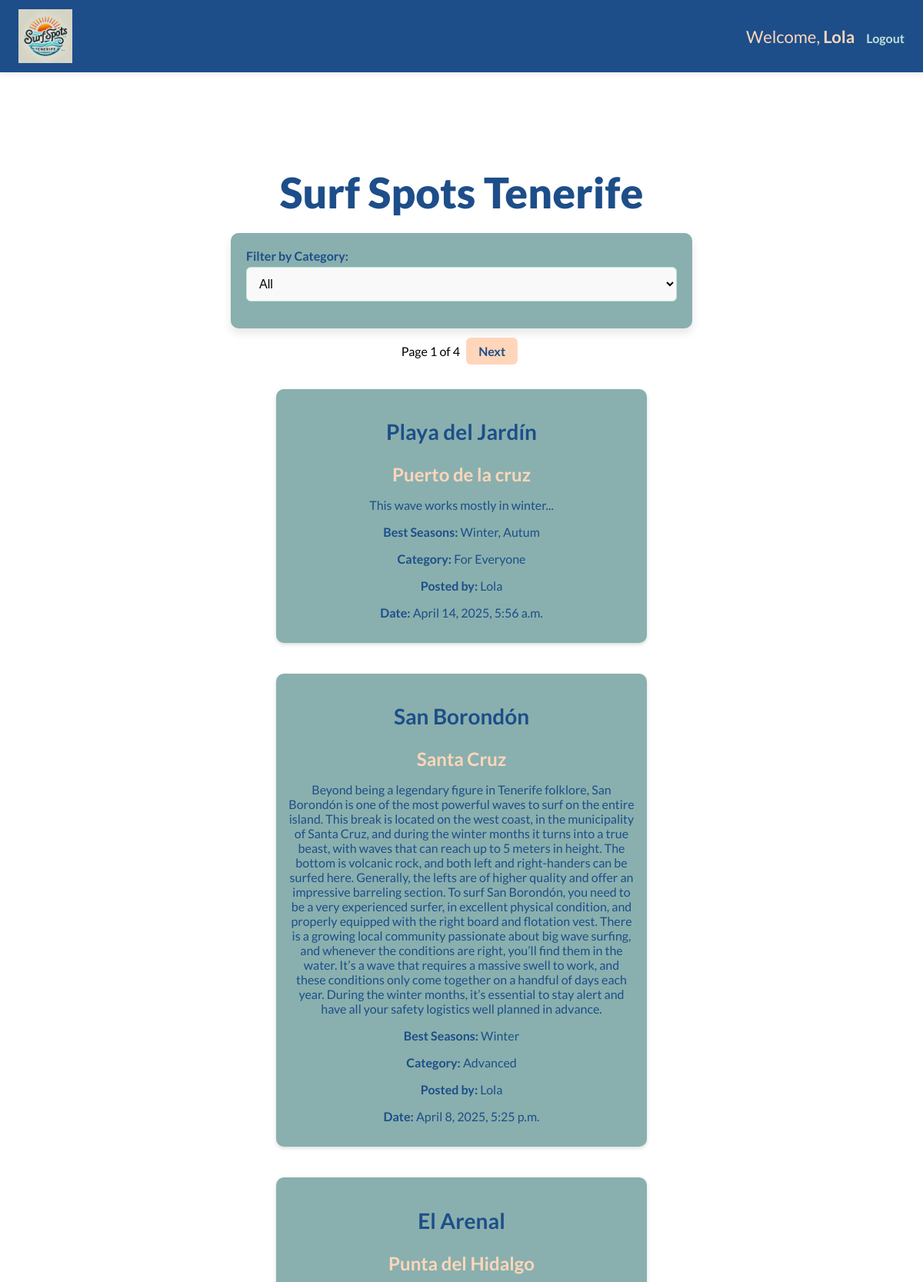
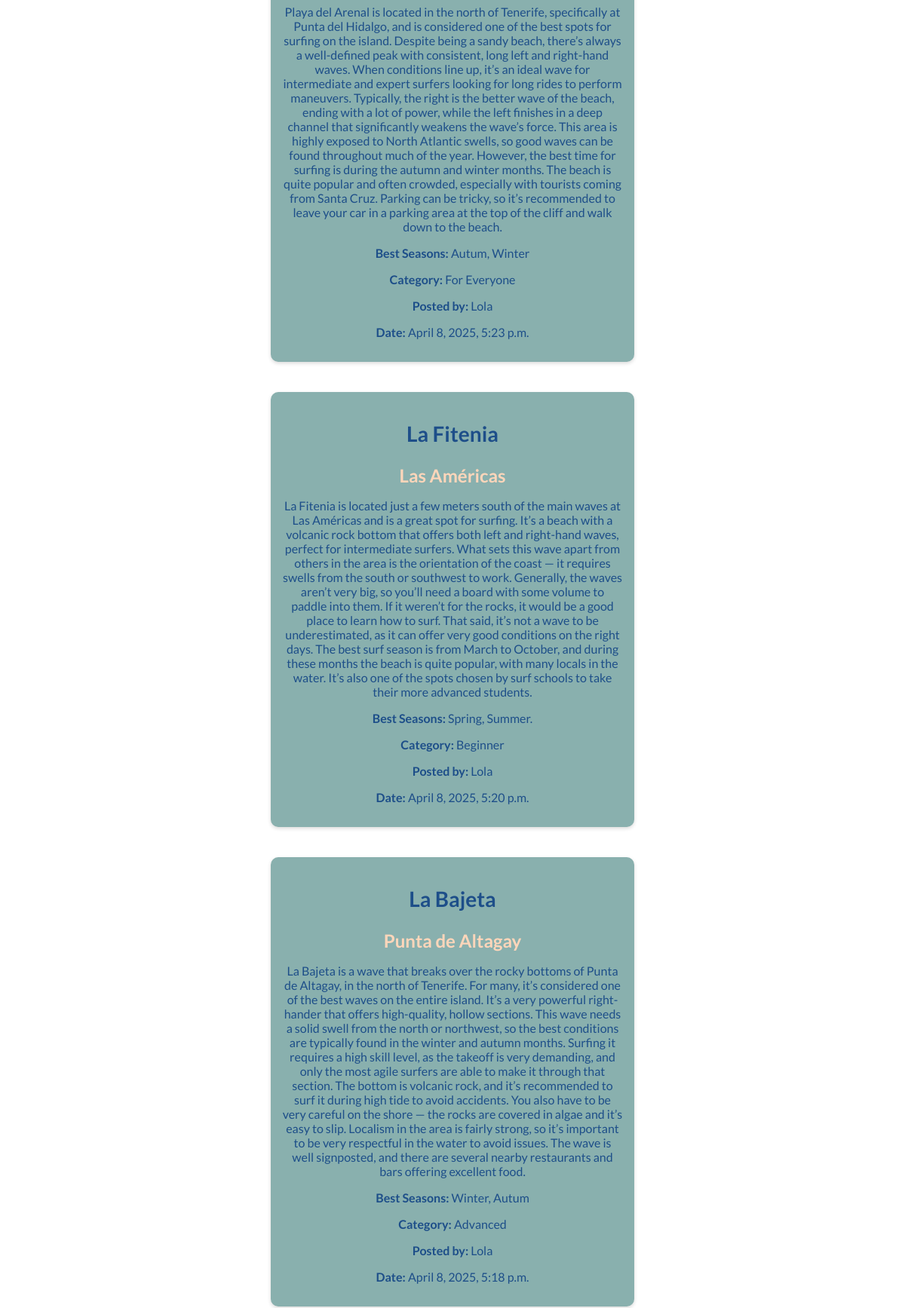
The app's page /users/home/ (signed in, upper part) with its own data (2 pictures, top to bottom).
### users_account/models.py (models this page shows, shortened)
class NovaUser(AbstractUser):
    pass

class SurfSpot(models.Model):
    CATEGORY_CHOICES = [
        ("Beginner", "Beginner"),
        ("Advanced", "Advanced"),
        ("For Everyone", "For Everyone"),
    ]
    title = models.CharField(max_length=50)
    location = models.CharField(max_length=50)
    description = models.TextField()
    best_seasons = models.CharField(max_length=300, blank=True, null=True)
    category = models.CharField(max_length=20, choices=CATEGORY_CHOICES, default="For Everyone") # New category field
    user = models.ForeignKey(settings.AUTH_USER_MODEL, on_delete=models.CASCADE)
    created_at = models.DateTimeField(auto_now_add=True)

### users_account/views.py (the view)
# urls.py: path('home/', views.home_view, name='home'),
@login_required
def home_view(request):
    if request.method == 'POST':
        form = SurfSpotForm(request.POST)
        if form.is_valid():
            surf_spot = form.save(commit=False)
            surf_spot.user = request.user
            surf_spot.save()
            messages.success(request, "Surf spot created successfully!")
            return redirect('home')
        else:
            print(form.errors) #debugging
    else:
        form = SurfSpotForm()
    selected_category = request.GET.get('category')
    print(f"Raw selected category: {selected_category}")
    if selected_category:
        surf_spots_list = SurfSpot.objects.filter(category=selected_category).order_by('-created_at')
        print(f"Selected category: {selected_category}, Surf spots found: {surf_spots_list.count()}") #debugging
    else:
        surf_spots_list = SurfSpot.objects.all().order_by('-created_at')
        print(f"No category selected, Total surf spots: {surf_spots_list.count()}") #debugging
    paginator = Paginator(surf_spots_list, 5) # ensured that is set to 5
    page_number = request.GET.get('page')
    surf_spots = paginator.get_page(page_number)
    return render(request, 'users_account/home.html', {
        'form': form,
        'surf_spots': surf_spots,
        'selected_category': selected_category,
    })

### users_account/forms.py (shortened to what this page needs)
class SurfSpotForm(forms.ModelForm):
    class Meta:
        model = SurfSpot
        fields = ['title', 'location', 'description', 'best_seasons', 'category'] #new field
        widgets = {
            'category': forms.Select(attrs={'class': 'form-control'}),
        }

### users_account/templates/users_account/home.html (shortened to what this page needs)
{% extends 'base.html' %}
{% block content %}
<div class="main-content">
    <h1 class="main-title">Surf Spots Tenerife</h1>
    <form method="GET" action="{% url 'home' %}" class="category-filter-form">
        <label for="category">Filter by Category:</label>
        <select name="category" id="category" onchange="this.form.submit()">
            <option value="" {% if not selected_category %}selected{% endif %}>All</option>
        </select>
    </form>
    {% if surf_spots %}
    <div class="pagination">
        <span>Page {{ surf_spots.number }} of {{ surf_spots.paginator.num_pages }}</span>
        {% if surf_spots.has_next %}
        <a
            href="?page={{ surf_spots.next_page_number }}{% if selected_category %}&category={{ selected_category }}{% endif %}">Next</a>
        {% endif %}
    </div>
    <div id="surf-spots-list">
        {% for spot in surf_spots %}
        <div class="surf-spot">
            <h2 class="spot-title">
                <a href="{% url 'surf_spot_detail' spot_id=spot.id %}">{{ spot.title }}</a>
            </h2>
            <h3><strong> {{ spot.location }} </strong></h3>
            <p>{{ spot.description }}</p>
            <p><strong>Best Seasons:</strong> {{ spot.best_seasons }}</p>
            <p><strong>Category:</strong> {{ spot.category }}</p>
            <p><strong>Posted by:</strong> {{ spot.user.username }}</p>
            <p><strong>Date:</strong> {{ spot.created_at }}</p>
        </div>
        {% endfor %}
    </div>
    {% else %}
    <p>No surf spots found for the selected category.</p>
    {% endif %}
</div>
{% endblock %}

### templates/base.html (shortened to what this page needs)
{% load static %}
<!DOCTYPE html>
<html lang="en">
<head>
    <link rel="stylesheet" href="{% static 'css/styles.css' %}">
</head>
<body>
    <nav class="navbar">
        <div class="nav-container">
            <div class="logo">
                <img src="{% static 'images/logo.png' %}" alt="Surf Spots Logo" class="logo-img">
            </div>
            <ul class="nav-links">
                {% if request.user.is_authenticated %}
                <li>Welcome, <strong>{{ request.user.username }}</strong></li>
                <li><a href="{% url 'logout' %}" class="nav-link">Logout</a></li>
                {% else %}
                    {% if request.path == '/login/' %}
                        <li><a href="{% url 'login' %}" class="nav-link">Login</a></li>
                    {% endif %}
                {% endif %}
            </ul>
        </div>
    </nav>
    <main>
        {% block content %}{% endblock %}
    </main>
</body>
</html>

### static/css/styles.css (style rules this page uses)
:root { --light-orange: #FFD6BA; --light-green: #BEE3DB; --mint-green: #89B0AE; --dark: #1D4E89; --light: #FAF9F9; }
*, *::before, *::after { box-sizing: inherit; }
body, html { margin: 0; padding: 0; box-sizing: border-box; font-family: 'Lato', sans-serif; overflow-x: hidden; scroll-behavior: smooth; }
.navbar { background-color: var(--dark); padding: 12px 24px; position: fixed; top: 0; left: 0; width: 100%; z-index: 1000; box-shadow: 0 2px 8px rgba(0, 0, 0, 0.1); color: var(--light); }
.nav-container { display: flex; justify-content: space-between; align-items: center; flex-wrap: wrap; max-width: 1200px; margin: 0 auto; }
.nav-links { list-style: none; display: flex; flex-wrap: wrap; align-items: center; gap: 15px; }
.nav-links li { color: var(--light-orange); }
.nav-links a { text-decoration: none; color: var(--light-green); font-weight: bold; font-size: 16px; transition: color 0.3s ease; }
.logo { display: flex; align-items: center; gap: 12px; color: var(--light-orange); font-weight: bold; text-decoration: none; font-size: 22px; }
.logo-img { height: 70px; width: auto; }
h1, h2, h3, p { margin-bottom: 15px; text-align: center; color: var(--dark); }
h1 { font-size: clamp(24px, 5vw, 36px); }
h2 { font-size: clamp(20px, 4vw, 28px); color: var(--mint-green); }
h3 { font-size: clamp(18px, 3vw, 24px); color: var(--light-orange); }
p, li, .nav-links a { font-size: clamp(18px, 2.5vw, 22px); }
p, form label, form input, form textarea, form select, .nav-links a, .comment, .surf-spot, button { font-size: clamp(14px, 2.5vw, 16px); }
a { cursor: pointer; color: var(--dark); text-decoration: none; transition: transform 0.2s ease, color 0.2s ease; font-weight: 700; }
main { padding-top: 80px; }
.main-content { padding: 20px; padding-top: 100px; margin: 0 auto; max-width: 1200px; }
.main-title { font-size: clamp(28px, 6vw, 55px); font-weight: 800; color: var(--dark); margin-bottom: 20px; }
.spot-title { color: var(--dark); }
form { background: var(--mint-green); padding: 20px; border-radius: 10px; box-shadow: 0 6px 12px rgba(0, 0, 0, 0.1); margin: 20px auto; width: 100%; max-width: 600px; color: var(--dark); }
form label { display: flex; font-weight: bold; margin-bottom: 5px; margin-top: 0; }
form input, form textarea, form select { width: 100%; padding: 12px; margin-bottom: 15px; border: 1px solid var(--light-green); border-radius: 6px; font-size: 16px; background-color: var(--light); }
#surf-spots-list { display: grid; grid-template-columns: repeat(auto-fit, minmax(300px, 1fr)); gap: 20px; max-width: 1200px; margin: 0 auto; padding: 20px; }
.surf-spot { background: var(--mint-green); padding: 15px; border-radius: 10px; margin-bottom: 20px; box-shadow: 0 2px 5px rgba(0, 0, 0, 0.15); color: white; }
.pagination { text-align: center; margin: 20px 0; }
.pagination a { padding: 8px 16px; margin: 0 5px; background-color: var(--light-orange); color: var(--dark); border-radius: 6px; text-decoration: none; }
@media (min-width: 1024px) { .form, #surf-spots-list { width: 45%; } }

### records on screen
NovaUser: user.username "Lola"
SurfSpot: title "Playa del Jardín", location "Puerto de la cruz", description "This wave works mostly in winter...", best_seasons "Winter, Autum", category "For Everyone", user.username "Lola", created_at "April 14, 2025, 5:56 a.m."
SurfSpot: title "San Borondón", location "Santa Cruz", description "Beyond being a legendary figure in Tenerife folklore, San Borondón is one of the most powerful waves to surf on the entire island. This break is located on the west coast, in the municipality of Santa Cruz, and during the winter months it turns into a true beast, with waves that can reach up to 5 meters in height. The bottom is volcanic rock, and both left and right-handers can be surfed here. Generally, the lefts are of higher quality and offer an impressive barreling section. To surf San Borondón, you need to be a very experienced surfer, in excellent physical condition, and properly equipped with the right board and flotation vest. There is a growing local community passionate about big…", best_seasons "Winter", category "Advanced", user.username "Lola", created_at "April 8, 2025, 5:25 p.m."
SurfSpot: title "El Arenal", location "Punta del Hidalgo", description "Playa del Arenal is located in the north of Tenerife, specifically at Punta del Hidalgo, and is considered one of the best spots for surfing on the island. Despite being a sandy beach, there’s always a well-defined peak with consistent, long left and right-hand waves. When conditions line up, it’s an ideal wave for intermediate and expert surfers looking for long rides to perform maneuvers. Typically, the right is the better wave of the beach, ending with a lot of power, while the left finishes in a deep channel that significantly weakens the wave’s force. This area is highly exposed to North Atlantic swells, so good waves can be found throughout much of the year. However, the best time for…", best_seasons "Autum, Winter", category "For Everyone", user.username "Lola", created_at "April 8, 2025, 5:23 p.m."
SurfSpot: title "La Fitenia", location "Las Américas", description "La Fitenia is located just a few meters south of the main waves at Las Américas and is a great spot for surfing. It’s a beach with a volcanic rock bottom that offers both left and right-hand waves, perfect for intermediate surfers. What sets this wave apart from others in the area is the orientation of the coast — it requires swells from the south or southwest to work. Generally, the waves aren’t very big, so you’ll need a board with some volume to paddle into them. If it weren’t for the rocks, it would be a good place to learn how to surf. That said, it’s not a wave to be underestimated, as it can offer very good conditions on the right days. The best surf season is from March to October,…", best_seasons "Spring, Summer.", category "Beginner", user.username "Lola", created_at "April 8, 2025, 5:20 p.m."
SurfSpot: title "La Bajeta", location "Punta de Altagay", description "La Bajeta is a wave that breaks over the rocky bottoms of Punta de Altagay, in the north of Tenerife. For many, it’s considered one of the best waves on the entire island. It’s a very powerful right-hander that offers high-quality, hollow sections. This wave needs a solid swell from the north or northwest, so the best conditions are typically found in the winter and autumn months. Surfing it requires a high skill level, as the takeoff is very demanding, and only the most agile surfers are able to make it through that section. The bottom is volcanic rock, and it’s recommended to surf it during high tide to avoid accidents. You also have to be very careful on the shore — the rocks are covered…", best_seasons "Winter, Autum", category "Advanced", user.username "Lola", created_at "April 8, 2025, 5:18 p.m."

### other values on screen
{{ surf_spots.number }} "1"
{{ surf_spots.paginator.num_pages }} "4"
